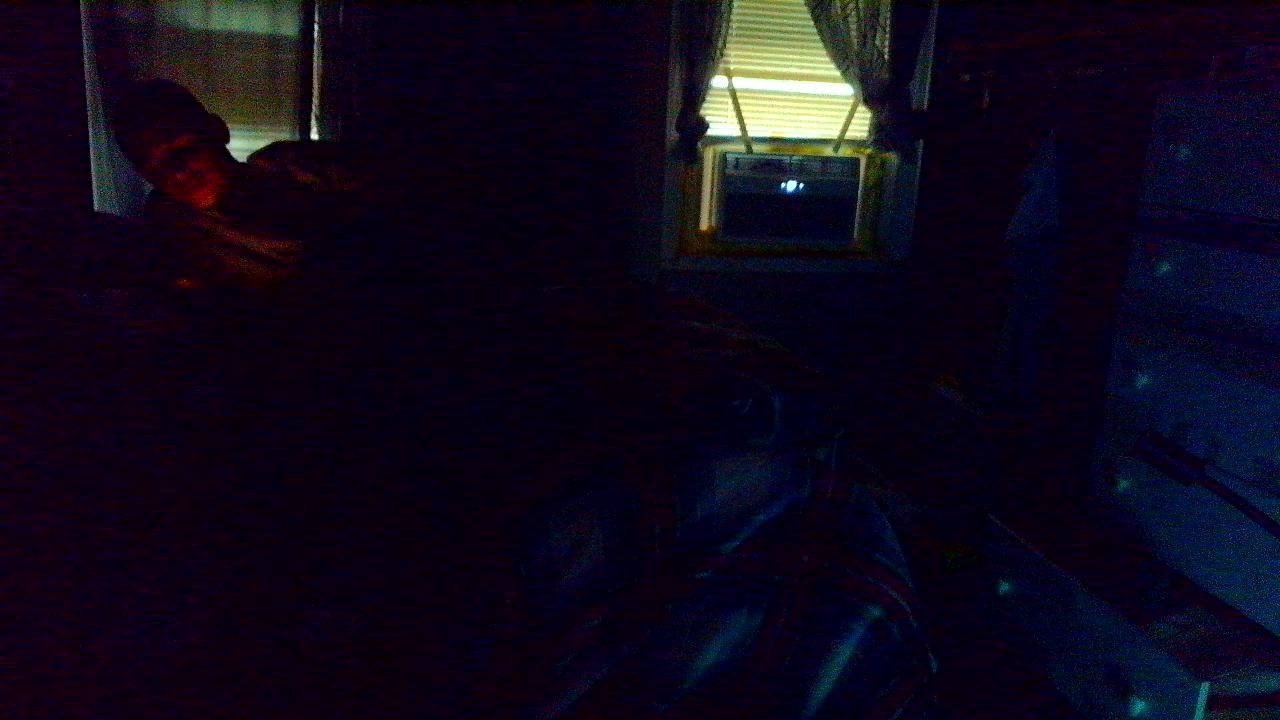
#> input picture jarvis/data/cam_0_DSHOW.jpg, 1280 x 720 px
$ python -i camera_io.py   (imports and definitions only)   (older library calls are emulated)
#> lines starting #> are read from the running program, lines starting #| are printed output that depends on the picture
#> further down, picture is the input picture: shape (720, 1280, 3); mean B, G, R 26, 9.4, 14.7
"""Shared camera open helpers — index-only on Windows (no DSHOW-by-name)."""

from __future__ import annotations

import contextlib
import os
import time
from typing import Any, Iterator, Optional

# Mute OpenCV/FFmpeg device-list noise before cv2 is imported elsewhere
# [2 lines not run here, left out]

import numpy as np

# OpenCV builds on Windows often cannot open "video=Device Name" via CAP_DSHOW.
# Opening by index (DSHOW → MSMF) is the reliable path.


# [18 lines left out: function silence_opencv_logs, not called in this run]


def is_obs_placeholder(frame: np.ndarray) -> bool:
    try:
        import cv2

        small = cv2.resize(frame, (320, 180))
        b, g, r = cv2.split(small)
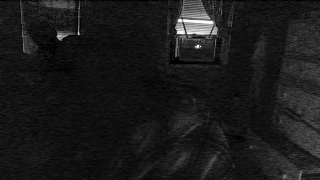
#> b: shape (180, 320); min 0, max 255, mean 26.2
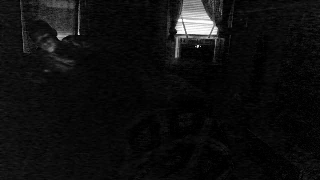
#> r: shape (180, 320); min 0, max 255, mean 14.9
        blue_dom = float(np.mean(b.astype(np.float32) - np.maximum(r, g)))
#> blue_dom = 9.29
        hsv = cv2.cvtColor(small, cv2.COLOR_BGR2HSV)
#> hsv: shape (180, 320, 3); mean H, S, V 126.7, 233.6, 28.9
        hue, sat, val = hsv[:, :, 0], hsv[:, :, 1], hsv[:, :, 2]
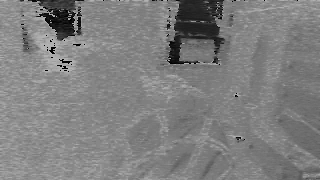
#> hue: shape (180, 320); min 0, max 179, mean 126.7
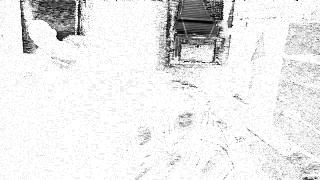
#> sat: shape (180, 320); min 0, max 255, mean 233.6
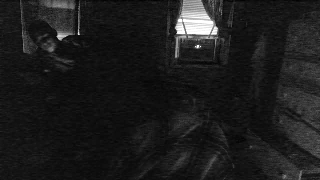
#> val: shape (180, 320); min 2, max 255, mean 28.9
        blue_sat = float(np.mean((hue > 90) & (hue < 130) & (sat > 40) & (val > 30)))
#> blue_sat = 0.152
        return blue_sat > 0.2 and blue_dom > 12
    except Exception:
        return False


# [75 lines left out: functions configure_capture, open_by_index, not called in this run]


def score_frame(frame: np.ndarray, *, motion: float = 0.0) -> float:
    if frame is None or getattr(frame, "size", 0) == 0:
        return -1e9
    if is_obs_placeholder(frame):
        return -5000.0
    mean = float(np.mean(frame))
#> mean = 16.74
    std = float(np.std(frame))
#> std = 29.41
    if mean < 0.5 and std < 0.5:
        return -1000.0
    try:
        import cv2

        small = cv2.resize(frame, (160, 90))
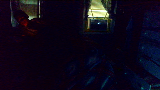
#> small: shape (90, 160, 3); mean B, G, R 26.1, 9.4, 14.8
        gray = cv2.cvtColor(small, cv2.COLOR_BGR2GRAY)
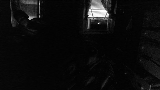
#> gray: shape (90, 160); min 1, max 255, mean 12.9
        noise = float(np.std(cv2.Laplacian(gray, cv2.CV_64F)))
#> noise = 30.15
        score = (
            std * 2.0
            + noise * 0.35
            + motion * 30.0
            + min(mean, 80) * 0.3
            + (frame.shape[1] * frame.shape[0]) / 100000.0
        )
#> score = 83.61
        return score
    except Exception:
        return std * 2 + motion * 20 + min(mean, 80) * 0.3


# [89 lines left out: functions probe_index, pick_best_camera, not called in this run]

>>> import cv2
>>> picture = cv2.imread('../data/cam_0_DSHOW.jpg')
>>> result = score_frame(picture)
#> result = 83.61

$ run again, on jarvis/data/cam_check_0.jpg
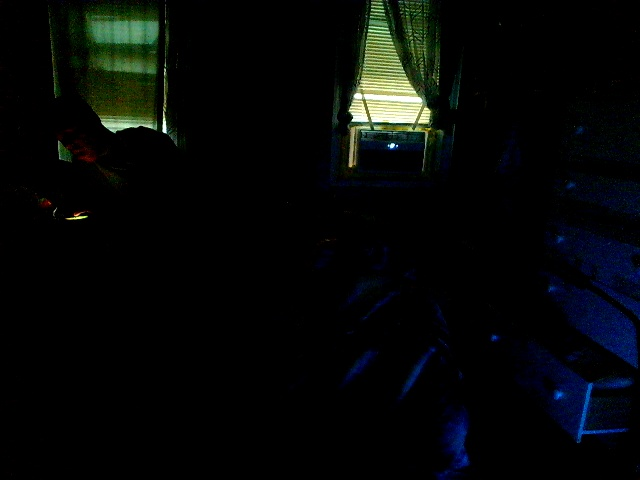
#> input picture jarvis/data/cam_check_0.jpg, 640 x 480 px
#> picture is the input picture: shape (480, 640, 3); mean B, G, R 7.5, 8, 5.6
#> blue_dom = -0.568
#> hsv: shape (180, 320, 3); mean H, S, V 25.4, 65.8, 10.8
#> in is_obs_placeholder, `hue, sat, val = hsv[:, :, 0], hsv[:, :, 1], hsv[:, :, 2]`:
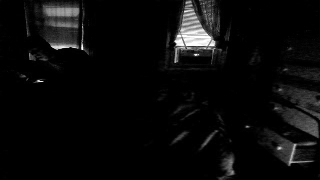
#> val: shape (180, 320); min 0, max 255, mean 10.8
#> blue_sat = 0.0411
#> mean = 7.05
#> std = 28.04
#> in score_frame, `gray = cv2.cvtColor(small, cv2.COLOR_BGR2GRAY)`:
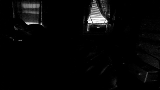
#> gray: shape (90, 160); min 0, max 255, mean 7.2
#> noise = 31.88
#> score = 72.42
